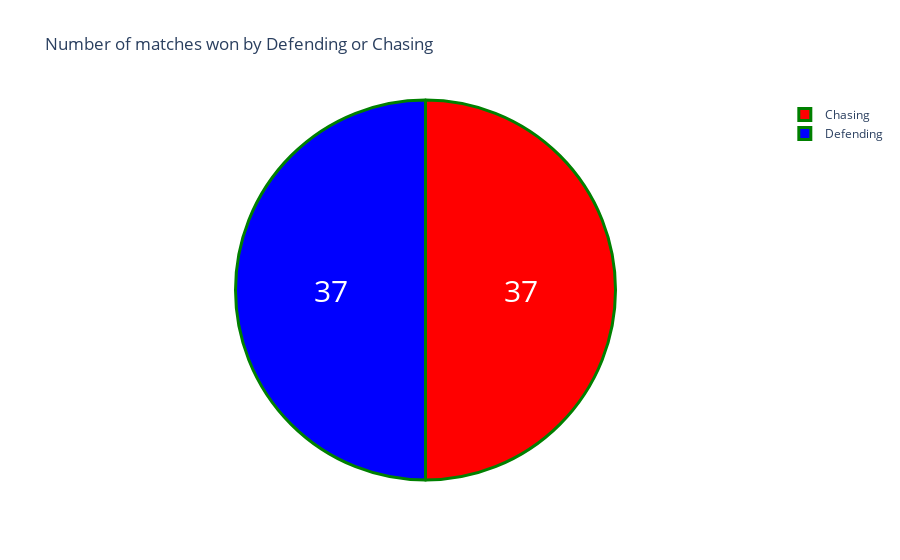

The code cell stored with this chart in its notebook:
### Code cell
df['won_by'] = df['won_by'].map({'Wickets': 'Chasing', 'Runs': 'Defending'})
won_by = df['won_by'].value_counts()
label = won_by.index
counts = won_by.values
color = ['red','blue']

fig = go.Figure(data=[go.Pie(labels = label,values = counts)])
fig.update_layout(title_text = 'Number of matches won by Defending or Chasing')
fig.update_traces(hoverinfo = 'label+percent',textinfo = 'value',
                  textfont_size = 30, marker = dict( colors = color,
                                                    line = dict(color = 'green',width = 3)))
fig.show()

### Figure 1 — Plotly figure (JSON) as saved in the notebook; plotly's stock layout.template omitted (floating-point values rounded to 4 significant figures)
{"data": [{"hoverinfo": "label+percent", "labels": ["Chasing", "Defending"], "marker": {"colors": ["red", "blue"], "line": {"color": "green", "width": 3}}, "textfont": {"size": 30}, "textinfo": "value", "type": "pie", "values": [37, 37]}], "layout": {"title": {"text": "Number of matches won by Defending or Chasing"}}}
